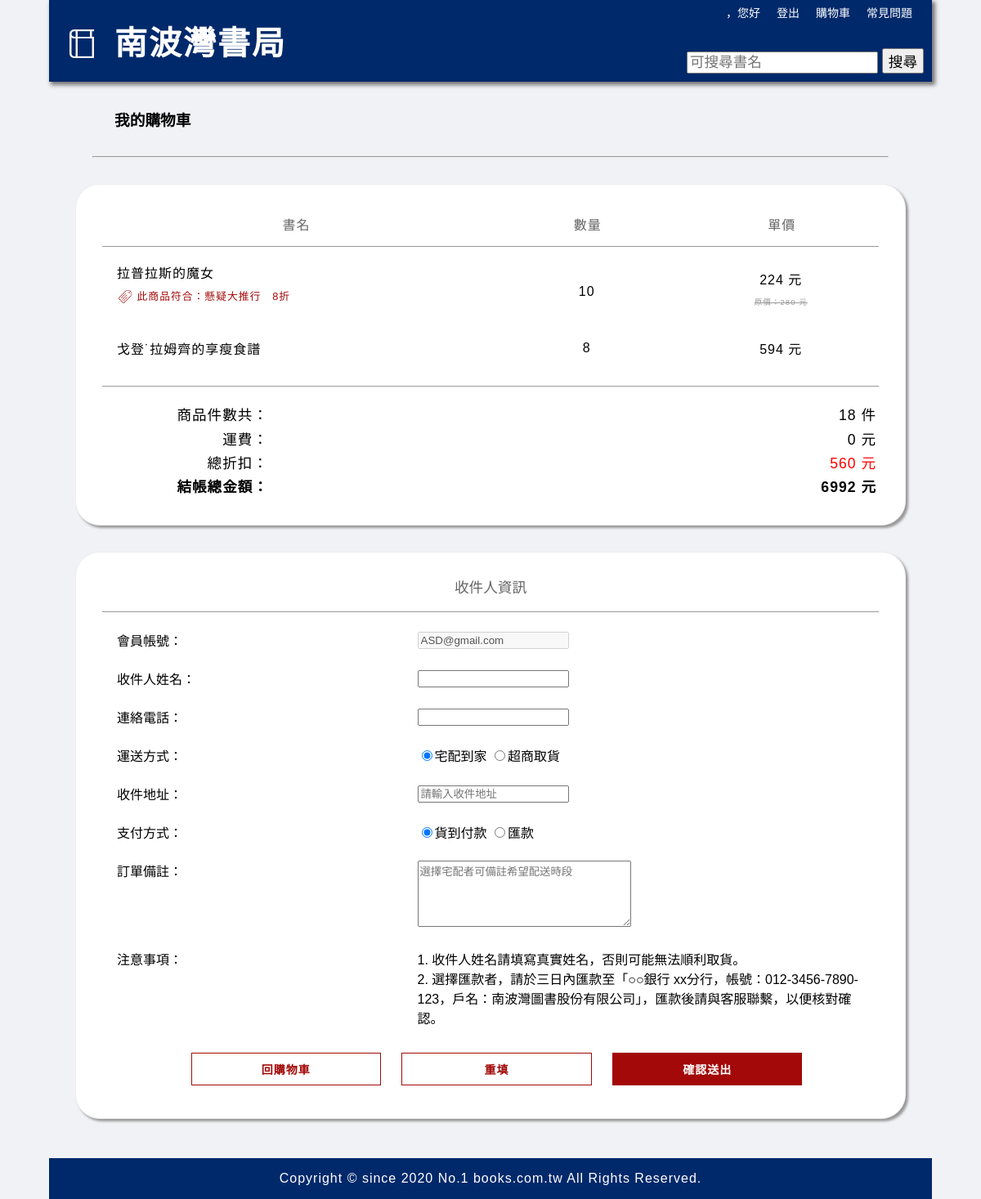
/results/cart/uorder/uorder.php (signed in), run on the app's committed database.
### tables this page shows
CREATE TABLE `products` (
  `P_ID` int(20) NOT NULL COMMENT '商品編號',
  `P_name` varchar(30) NOT NULL COMMENT '商品名稱',
  `P_author` varchar(30) NOT NULL COMMENT '作者',
  `P_price` int(11) NOT NULL COMMENT '商品價格',
  `P_type_id` varchar(100) NOT NULL COMMENT '商品標籤',
  `P_NO` varchar(100) DEFAULT NULL COMMENT '系列作_編號',
  `P_content` varchar(100) DEFAULT NULL COMMENT '商品資訊',
  `P_data` date DEFAULT NULL COMMENT '出版日期',
  `P_ISBN` varchar(100) DEFAULT NULL COMMENT 'ISBN'
);

CREATE TABLE `cart` (
  `C_ID` int(20) UNSIGNED NOT NULL,
  `UID` varchar(30) NOT NULL COMMENT '會員ID',
  `P_ID` int(20) NOT NULL COMMENT '商品ID',
  `qty` tinyint(50) NOT NULL COMMENT '選購數量',
  `ordtime` timestamp NOT NULL DEFAULT CURRENT_TIMESTAMP ON UPDATE CURRENT_TIMESTAMP COMMENT '選購時間'
);

CREATE TABLE `users` (
  `UID` int(20) NOT NULL COMMENT '使用者編號',
  `usid` varchar(100) NOT NULL COMMENT '使用者暱稱',
  `username` varchar(30) NOT NULL COMMENT '使用者帳號',
  `passwd` varchar(30) NOT NULL COMMENT '使用者密碼',
  `birthday` date DEFAULT NULL,
  `gender` enum('F','M') DEFAULT 'F',
  `addr` varchar(500) DEFAULT NULL,
  `usertype` int(11) DEFAULT NULL COMMENT '使用者權限類別'
);

### script/UL6_factory/get_list.php (called while the page is built, shortened)
<?php
function special_offer($link)
{
    $S_list = array();
    $query = "SELECT * FROM `special_offer` WHERE `start_time` <= now() AND `end_time` >= now();";
    $result = mysqli_query($link, $query);
    while ($data = mysqli_fetch_array($result)) {
        $S_list[] = $data;
    }
    return $S_list;
}

### results/cart/uorder/uorder.php (the view, shortened to what this page needs)
<?php
$root_cust = "/bookstore";
$root_local = $_SERVER['DOCUMENT_ROOT'] . $root_cust;
?>
<?php
require_once($root_local . "/script/script.php");
if (isset($_SESSION['UID'])) {
    $UID = $_SESSION['UID'];
    $query = sprintf("SELECT * FROM products, cart, users WHERE products.P_ID=cart.P_ID AND cart.UID=users.UID AND cart.UID='%d'", $UID);
    $result = mysqli_query($link, $query) or die("Error: " . mysqli_error($link));
}
$S_list = special_offer($link);
$order_list = array();
while ($data = mysqli_fetch_array($result)) {
    $order_list[] = $data;
}
for ($i = 0; $i < count($order_list); $i++) {
    $order_list[$i]['S_name'] = array();
    $order_list[$i]['S_discount'] = 1;
    foreach ($S_list as $S_data) {
        $sale_col = $S_data['sale_col'];
        if ($order_list[$i][$sale_col] == $S_data['sale_value']) {
            $order_list[$i]['S_name'][] = $S_data['S_name'];
            if ($order_list[$i]['S_discount'] >= $S_data['S_discount']) {
                $order_list[$i]['S_discount'] = $S_data['S_discount'];
            }
        }
        $order_list[$i]['P_price'] = intval($order_list[$i]['P_price']);
    }
}
$qty_count = 0;
$discount_total = 0;
$total = 0;
?>
<!DOCTYPE html>
<html lang="en">
<head>
    <link rel="stylesheet" href="<?php echo $root_cust; ?>/main_flex.css">
    <link rel="stylesheet" href="<?php echo $root_cust; ?>/results/cart/uorder/uorder.css">
</head>
<body>
    <?php require_once($root_local . "/parts/header.php"); ?>
    <h3>我的購物車</h3>
    <hr width="95%" align="left">
    <div class="flex">
        <div class="order_content">
            <div class="title">
                <div style="width: 50%;">書名</div>
                <div style="width: 25%;">數量</div>
                <div style="width: 25%;">單價</div>
            </div>
            <div class="content">
                <?php
                for ($i = 0; $i < count($order_list); $i++) {
                    $order_list[$i]['sprice'] = intval($order_list[$i]['P_price'] * $order_list[$i]['S_discount']);
                    $discount_total += ($order_list[$i]['P_price'] - $order_list[$i]['sprice']) * $order_list[$i]['qty'];
                    $qty_count += $order_list[$i]['qty'];
                    $total += $order_list[$i]['sprice'] * $order_list[$i]['qty'];
                ?>
                    <table>
                        <tr>
                            <td style="width: 50%; padding-left:1rem;">
                                <?php echo $order_list[$i]['P_name']; ?>
                                <?php
                                if ($order_list[$i]['S_name'] != "" && $order_list[$i]['S_discount'] != 1) {
                                    echo "<div class='s_list'><img src='images/tag.png' width='20rem' align='center'> 此商品符合：" . $order_list[$i]['S_name'][0] . "　" . ($order_list[$i]['S_discount'] * 10) . "折</div>";
                                }
                                ?>
                            </td style="width: 25%;">
                            <td style="text-align: center;">
                                <?php echo $order_list[$i]['qty']; ?>
                            </td>
                            <td style="text-align: center;width: 25%;">
                                <?php
                                echo $order_list[$i]['sprice'] . " 元";
                                if ($order_list[$i]['S_name'] != "" && $order_list[$i]['S_discount'] != 1) {
                                    echo "<p style='text-decoration:line-through; font-size:0.6rem; color:#999;'>原價：" . $order_list[$i]['P_price'] . " 元</p>";
                                }
                                ?>
                            </td>
                        </tr>
                    </table>
                <?php  } ?>
            </div>
            <div class="total">
                <table>
                    <tr style="height: 30px;">
                        <td>商品件數共：</td>
                        <td><?php echo $qty_count; ?> 件</td>
                    </tr>
                    <tr>
                        <td>
                            運費：
                        </td>
                        <td>
                            <?php
                            if ($total + $discount_total < 1000) {
                                $fee = 60;
                                $message = "未達免運門檻";
                            } else {
                                $fee = 0;
                            }
                            echo $fee . " 元";  ?>
                        </td>
                    </tr>
                    <tr>
                        <td>總折扣：</td>
                        <td style="color:red;"><?php echo $discount_total; ?> 元</td>
                    </tr>
                    <tr style="font-weight:600;">
                        <td>結帳總金額：</td>
                        <td><?php echo $total + $fee; ?> 元</td>
                    </tr>
                </table>
            </div>
        </div>
        <div class="pay_list">
            <form action="uorder_keyin.php" method="post">
                <div style="height:2rem;
                            text-align: center;
                            color:#666;
                            font-size:1.1rem;
                            border-bottom: 1px solid #999999;
                            padding-bottom:0.7rem;">收件人資訊
                </div>
                <table>
                    <tr>
                        <td>會員帳號：　</td>
                        <td class="b1"><input type="text" name="uname" value="<?php echo $order_list[0]['username']; ?>" disabled></td>
                    </tr>
                    <tr>
                        <td>收件人姓名：　</td>
                        <td class="b2"><input type="text" name="O_name" required="required"></td>
                    </tr>
                    <tr>
                        <td>連絡電話：　</td>
                        <td class="b3"><input type="text" name="O_tel" id="otel" required="required"></td>
                    </tr>
                    <tr>
                        <td>運送方式：　</td>
                        <td class="b4">
                            <input type="radio" name="send_method" id="osend1" value="1" checked>宅配到家
                            <input type="radio" name="send_method" id="osend2" value="2">超商取貨
                        </td>
                    </tr>
                    <tr id="tr1">
                        <td>收件地址：　</td>
                        <td class="b5"><input type="text" name="O_addr" placeholder="請輸入收件地址"></td>
                    </tr>
                    <tr>
                        <td>支付方式：　</td>
                        <td class="b7">
                            <input type="radio" name="pay_method" id="opay" value="1" checked>貨到付款
                            <input type="radio" name="pay_method" id="opay" value="2">匯款
                        </td>
                    </tr>
                    <tr>
                        <td style="vertical-align: top;">訂單備註：　</td>
                        <td class="b8"><textarea name="O_other" id="other" cols="30" rows="5" placeholder="選擇宅配者可備註希望配送時段"></textarea></td>
                    </tr>
                    <tr>
                        <td style="vertical-align: top;">注意事項：　</td>
                        <td>
                            1. 收件人姓名請填寫真實姓名，否則可能無法順利取貨。<br>
                            2. 選擇匯款者，請於三日內匯款至「○○銀行 xx分行，帳號：012-3456-7890-123，戶名：南波灣圖書股份有限公司」，匯款後請與客服聯繫，以便核對確認。
                        </td>
                    </tr>
                    <tr>
                        <td colspan="2" style="text-align: center;">
                            <div class="button">
                                <button type="button" onclick="location.href='<?php echo $root_cust; ?>/results/cart/cart/cart.php'">回購物車</button>
                                <button type="reset" id="osend3">重填</button>
                                <button type="submit" style="background-color: #a30909; color:#fff;">確認送出</button>
                            </div>
                        </td>
                    </tr>
                </table>
            </form>
        </div>
    </div>
    <div id="footer">
        Copyright © since 2020 No.1 books.com.tw All Rights Reserved.
    </div>
</body>
</html>

### main_flex.css (style rules this page uses)
body { width: 100%; margin: 0px auto; background-color: rgb(241, 242, 246); margin: 0px auto; font-family: "Noto Sans TC", sans-serif; }
#footer { display: flex; height: 50px; justify-content: center; align-items: center; color: white; letter-spacing: 1px; margin: auto; }
@media screen and (max-width: 1280px) and (min-width: 600px) { body { width: 90vw; } }
#header, #footer, #user_list { background-color: #00296b; }

### results/cart/uorder/uorder.css (style rules this page uses)
.flex { display: flex; justify-content: center; margin-top: 2rem; }
h3 { margin: 2rem 5rem; }
hr { width: 90%; margin: auto; margin-bottom: 1rem; }
.order_content { flex: 0 1 30%; min-height: 65vh; background-color: #fff; letter-spacing: 1px; border: 1px solid #eee; border-radius:30px 30px; margin: 0 2rem; padding: 2rem 2rem; box-shadow: 3px 3px 3px #999; }
.order_content .title { flex: 1 1 100%; height: 2rem; padding-bottom: 0.7rem; margin-bottom: 1rem; display: flex; align-items: center; text-align: center; border-bottom: 1px solid #999; color: #666; font-size: 1rem; }
.content table { width: 100%; }
.content table tr { height: 3.5rem; font-size: 1rem; font-weight: 500; }
.s_list { height: 1rem; vertical-align: top; font-size: 0.8rem; color: #a30909; margin-bottom: 1.6rem; margin-top: 0.4rem; }
.total table { width: 100%; text-align: right; margin-top: 1rem; padding-top: 1rem; font-size: 1.1rem; border-top: 1px solid #999; }
.total table tr { height: 1.5rem; }
.total td:first-child { width: 84%; }
.pay_list { flex: 0 1 30%; min-height: 65vh; background-color: #fff; border: 1px solid #eee; border-radius: 30px 30px; margin: 0 2rem; padding: 1.8rem 2rem; box-shadow: 3px 3px 3px #999; }
.pay_list table tr { height: 2.5rem; }
.pay_list table tr td { width: 3%; padding-top: 20px; padding-left: 1rem; }
.button { display: flex; flex-wrap: wrap; justify-content: center; }
.button button { flex: 0 0 25%; }
#footer { margin-top: 3rem; }
@media screen and (max-width : 1280px) and (min-width : 700px) { html { font-size: 16px; } }
@media screen and (max-width : 1280px) and (min-width : 700px) { .flex { display: flex; flex-direction: column; } }
@media screen and (max-width : 1280px) and (min-width : 700px) { .order_content { min-height: 25vh; margin-bottom: 2rem; } }
@media screen and (max-width : 1280px) and (min-width : 700px) { .pay_list { min-height: 30vh; } }
@media screen and (max-width : 1280px) and (min-width : 700px) { .total td:first-child { width: 200px; } }

### results/cart/uorder/uorder.php (style rules this page uses)
button { display: block; height: 2.5rem; font-size: 14px; font-weight: bold; color: #a30909; letter-spacing: 1px; border: 1px solid #a30909; background-color: #fff; margin: 0.5rem 0.8rem; cursor: pointer; }

### data on the page
products: P_name "拉普拉斯的魔女", S_name "懸疑大推行", S_discount "8", cart.qty "10", sprice "224", P_price "280"
products: P_name "戈登˙拉姆齊的享瘦食譜", cart.qty "8", P_price "594"
users: uname "ASD@gmail.com"

### other printed values
$qty_count "18"
$fee "0"
$discount_total "560"
$total + $fee "6992"
